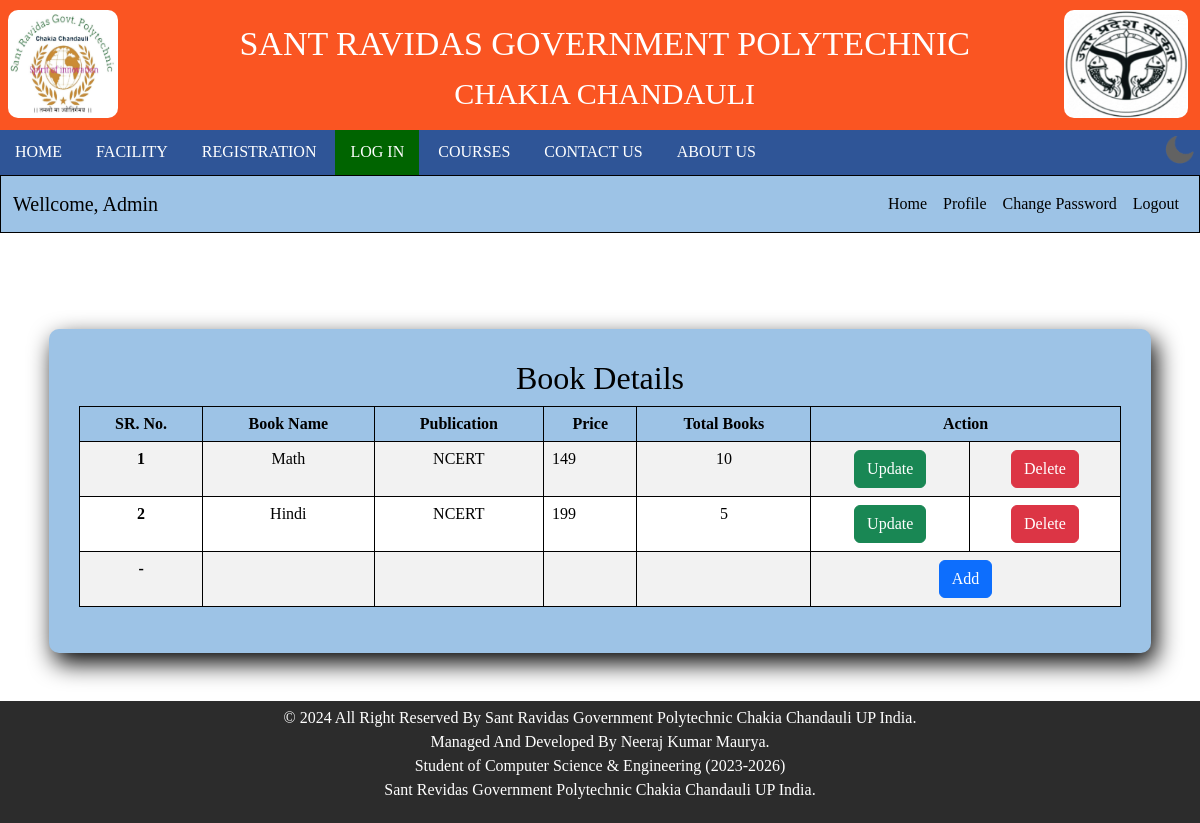
Page /library-book-details/ (signed in) on the committed database.
### MAIN_APP/models.py (models this page shows, shortened)
class Book(models.Model):
    book_name = models.CharField(max_length=100)
    publication = models.CharField(max_length=100)
    book_price = models.IntegerField()
    total_copies = models.IntegerField(default=1)
    updated_at = models.DateTimeField(auto_now_add=True)

### MAIN_APP/views.py (the view)
    def wrapper(request, *args, **kwargs):
        if 'username' in request.session or 'teacher_id' in request.session:
            return view_func(request, *args, **kwargs)
        else:
            return redirect('/institute-login/')

### MAIN_APP/views.py (called while the page is built, shortened)
def teacher_login_required(view_func):
    def wrapper(request, *args, **kwargs):
        if 'username' in request.session or 'teacher_id' in request.session:
            return view_func(request, *args, **kwargs)
        else:
            return redirect('/institute-login/')
    return wrapper

@teacher_login_required
def book_details(request):
    data = {
        'title': 'Library',
        'active': 'login',
        'name': request.session.get('name'),
        'post': request.session.get('post'),
        'data': Book.objects.all()
    }
    return render(request, "book-details.html", data)

### templates/book-details.html (shortened to what this page needs)
{% extends "base.html" %}
{% load static %}
{% block content %}
      <main>
        {% include "usernav.html" %}
            <div class="row mt-5">
              <div class="col-sm-11 mx-auto mt-5 mb-5" id="boxes" style="box-shadow: 5px 10px 25px #000; padding: 30px; width: 90%; margin:auto; border-radius: 10px;">
                <h2 class="text-center">Book Details</h2>
                <div class="table-responsive">
                <table class="table table-striped table-bordered" style="border: black;">
                  <thead>
                    <tr class="text-center">
                      <th scope="col" style="background-color: #9DC3E6;">SR. No.</th>
                      <th scope="col" style="background-color: #9DC3E6;">Book Name</th>
                      <th scope="col" style="background-color: #9DC3E6;">Publication</th>
                      <th scope="col" style="background-color: #9DC3E6;">Price</th>
                      <th scope="col" style="background-color: #9DC3E6;">Total Books</th>
                      <th scope="col" style="background-color: #9DC3E6;" colspan="2">Action</th>
                    </tr>
                  </thead>
                  <tbody>
                      {% for n in data %}
                      <tr id="row-{{ n.id }}">
                            <form method="post" action="{% url 'update_book_details' n.id %}">
                            <th scope="row" class="text-center">{{ forloop.counter }}</th>
                            <td class="text-center">
                                <span class="view-mode">{{ n.book_name }}</span>
                            </td>
                            <td class="text-center">
                                <span class="view-mode">{{ n.publication }}</span>
                            </td>
                            <td>
                                <span class="view-mode">{{ n.book_price }}</span>
                            </td>
                            <td class="text-center">
                                <span class="view-mode">{{ n.total_copies }}</span>
                            </td>
                            <td class="text-center">
                                <button type="button" class="btn btn-success" id="btn-{{ n.id }}" data-mode="view" onclick="enableEdit({{ n.id }})">Update</button>
                            </td>
                            <td class="text-center">
                                <a href="{% url 'delete_book_details' n.id %}" onclick="return confirm('Are you sure you want to delete this?');">
                                    <button type="button" class="btn btn-danger">Delete</button>
                                </a>
                            </td>
                            </form>
                      </tr>
                      {% endfor %}
                      <tr id="new-row">
                          <form method="post" action="{% url 'book_details' %}">
                          <th class="text-center">-</th>
                          <td class="text-center">
                          </td>
                          <td class="text-center">
                          </td>
                          <td>
                          </td>
                          <td class="text-center">
                          </td>
                          <td colspan="2" class="text-center">
                              <button type="button" id="add-btn" class="btn btn-primary" onclick="enableAdd()">Add</button>
                          </td>
                          </form>
                      </tr>
                  </tbody>
                </table>
                </div>
              </div>
            </div>
      </main>
{% endblock %}

### templates/usernav.html (shortened to what this page needs)
<nav class="navbar navbar-expand-lg" style="border: 1px solid black;background-color: #9DC3E6; width: 100%;">
  <div class="container-fluid">
    <a class="navbar-brand">Wellcome, {{ name }} </a>
    <div class="collapse navbar-collapse" id="navbarSupportedContent">
      <ul class="navbar-nav ms-auto mb-2 mb-lg-0">
        <li class="nav-item">
          <a class="nav-link active" href="{% url 'teacher_dashboard' %}">Home</a>
        </li>
        <li class="nav-item">
          <a class="nav-link active" href="{% url 'teacher_profile' %}">Profile</a>
        </li>
        <li class="nav-item">
          <a class="nav-link active" href="{% url 'change_password' %}">Change Password</a>
        </li>
        <li class="nav-item">
          <a class="nav-link active" href="{% url 'teacher_logout' %}">Logout</a>
        </li>
      </ul>
    </div>
  </div>
</nav>

### static/css/light.css (style rules this page uses)
body { background: white; }
main { color: black; }
#boxes { background: #9DC3E6; color: black; }

### static/css/blur.css (style rules this page uses)
body { margin: 0; padding: 0; display: flex; flex-direction: column; align-items: center; }
#boxes { backdrop-filter: none; transition: transform 0.3s ease, filter 0.3s ease; }

### static/css/style.css (style rules this page uses)
* { transition-delay: 0.3ms; user-select: none; -webkit-user-select: none; -moz-user-select: none; -ms-user-select: none; font-family: "Times New Roman", Times, serif; }
input, textarea, button, select, marquee, a { user-select: auto; }
html, body, #main-content { height: 100%; width: 100%; margin: 0; padding: 0; }

### rows in the picture
Book: book_name "Math", publication "NCERT", book_price "149", total_copies "10"
Book: book_name "Hindi", publication "NCERT", book_price "199", total_copies "5"

### other values in the picture
{{ name }} "Admin"
